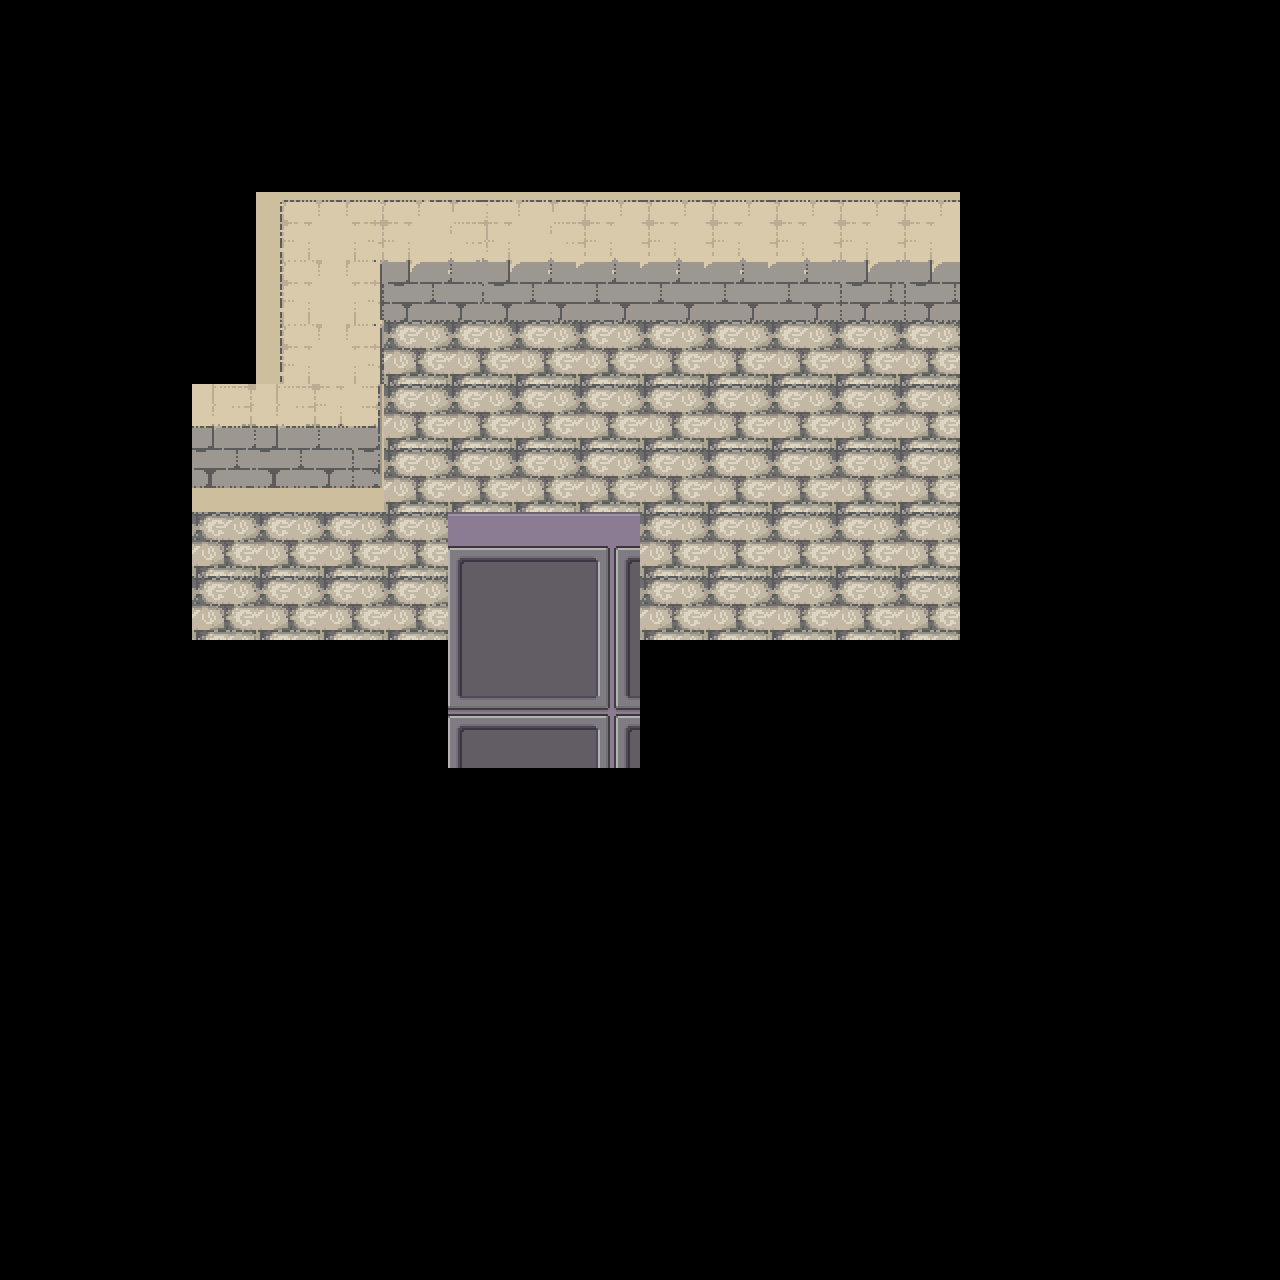

A 2D game scene composited from a Tiled map and its tileset images. What follows is a short description and the map's XML, with each tile layer's data collapsed to a summary:
An orthogonal 20x20 tile map with 64x64 px tiles, 1 tile layer (块层 1).

<map version="1.0" tiledversion="1.0.2" orientation="orthogonal" renderorder="right-down" width="20" height="20" tilewidth="64" tileheight="64" nextobjectid="1">
 <tileset firstgid="1" name="dibanzhuanqitu" tilewidth="64" tileheight="64" tilecount="1024" columns="32">
  <image source="dibanzhuanqitu.png" width="2048" height="2048" />
 </tileset>
 <layer name="块层 1" width="20" height="20">
  <data>[400 cells, 87 non-empty, 29 distinct tile ids]</data>
 </layer>
</map>